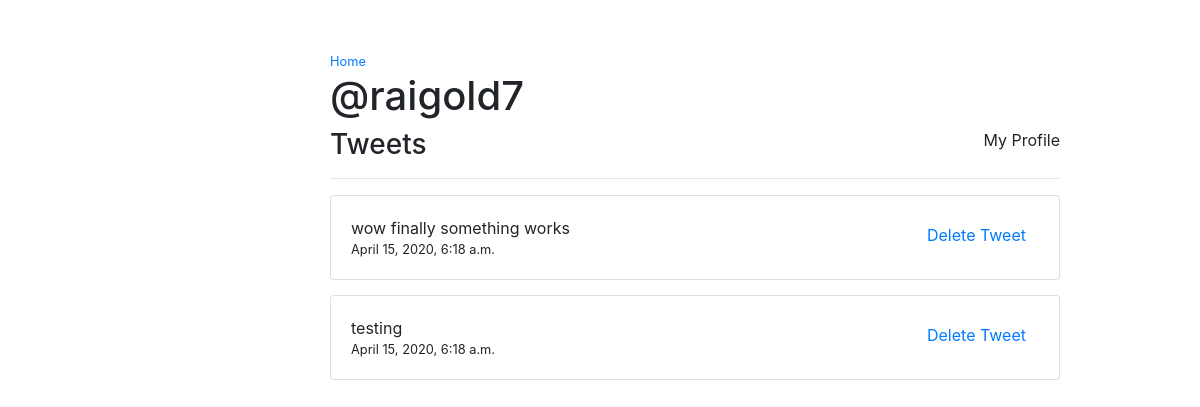
The app's page /profile/ (signed in) with its own data.
### core/models.py (models this page shows, shortened)
class Tweet(models.Model):
    note = models.CharField(max_length=280)
    created_at = models.DateTimeField(auto_now=True)
    author = models.ForeignKey(User, null=True, on_delete=models.DO_NOTHING)

### core/views.py (the view)
# urls.py: path('profile/', my_profile, name='my_profile'),
def my_profile(request):
    if not request.user.is_authenticated:
        return redirect('/login')
    tweets = Tweet.objects.filter(author=request.user).order_by('-created_at')
    return render(request, "profile.html", {"tweets": tweets})

### core/templates/profile.html (shortened to what this page needs)
<!doctype html>
<html lang="en">
    <head>
        <link rel="stylesheet" href="https://stackpath.bootstrapcdn.com/bootstrap/4.4.1/css/bootstrap.min.css">
    </head>
    <body>
        <div class="container">
            <div class="row">
                <div class="col-md-3"></div>
                <div class="col-md-8">
                    <br /><br />
                    <small><a href="/home/"> Home</a></small>
                    <h1>@{{user.get_username}} </h1>
                    <div style="float: right;">My Profile</div>
                    <h3>Tweets </h3>
                    <hr />
                    {% for tweet in tweets %}
                        <div class="card" style="margin-bottom: 15px">
                            <div class="card-body">
                                <div style="float: right;">
                                <form method="POST" action="/del_post/">
                                    <input style="margin-bottom: 1px" class="btn btn-link" type="submit" value="Delete Tweet"/> <br />
                                </form>
                                </div>
                                <div class="card-text"> {{tweet.note|safe}}</div>
                                <small><div class="card-text"> {{tweet.created_at}}</div></small>
                            </div>
                        </div>
                    {% endfor %}
                </div>
            </div>
        </div>
  </body>
</html>

### records on screen
Tweet: note "wow finally something works", created_at "April 15, 2020, 6:18 a.m."
Tweet: note "testing", created_at "April 15, 2020, 6:18 a.m."

### other values on screen
{{ user.get_username }} "raigold7"
